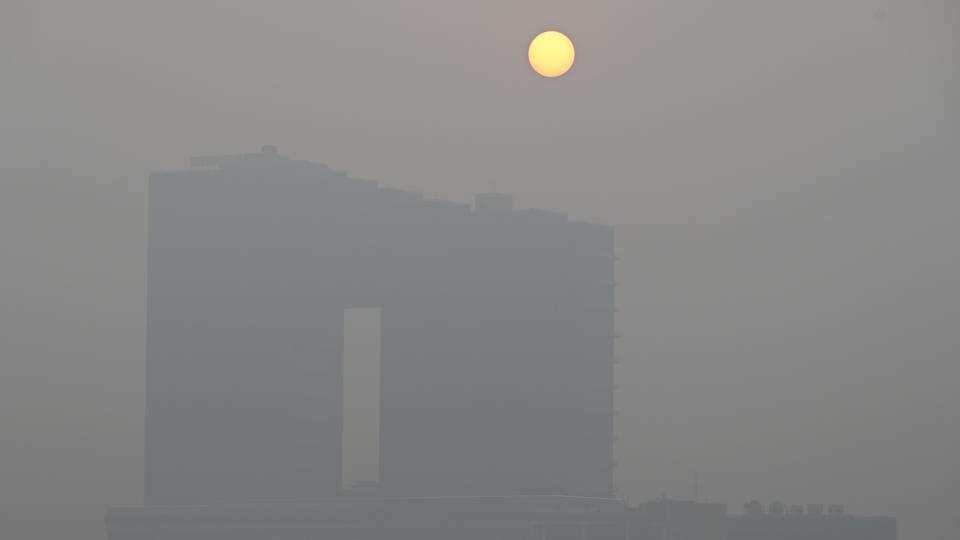
#> input picture sample images/A-smoggy-winter-evening-in-Delhi-NCR.jpg, 960 x 540 px
$ python -i enhance.py   (imports and definitions only)
#> lines starting #> are read from the running program, lines starting #| are printed output that depends on the picture
#> further down, picture is the input picture: shape (540, 960, 3); mean B, G, R 134.6, 135, 135.3
"""
Image clarity enhancement -- separate from scuff scoring/detection.

Runs on the *whole* output image (not just scuffed crops) so the final
photo genuinely looks better, not just annotated: mild denoise, local
contrast boost (CLAHE on the L channel in LAB space, avoids washing out
color), and an unsharp-mask sharpen. All three are intentionally gentle by
default -- this is a clarity pass, not an Instagram filter.
"""
import cv2
import numpy as np


def enhance_image(image_bgr, denoise_strength=3, clahe_clip=2.0, sharpen_strength=0.5):
    """
    image_bgr: full OpenCV BGR image (uint8).
    denoise_strength: 0 disables denoising. Higher = smoother but softer.
    clahe_clip: CLAHE clip limit; higher = more local contrast (can amplify
        noise if denoise_strength is 0).
    sharpen_strength: 0 disables sharpening. ~0.3-0.8 is a natural range;
        above ~1.2 starts looking artificially crunchy.
    """
#> called with denoise_strength = 3, clahe_clip = 2, sharpen_strength = 0.5
    out = image_bgr

    if denoise_strength > 0:
        # Use a faster, lighter denoising for general clarity if the image
        # is large, to avoid server timeouts. fastNlMeans is very slow.
        if max(out.shape[:2]) > 800:
            out = cv2.medianBlur(out, 3)
        else:
            out = cv2.fastNlMeansDenoisingColored(
                out, None, denoise_strength, denoise_strength, 7, 21
            )

    if clahe_clip > 0:
        lab = cv2.cvtColor(out, cv2.COLOR_BGR2LAB)
#> lab: shape (540, 960, 3); mean of channels 0, 1, 2 143.9, 128.1, 128.3
        l, a, b = cv2.split(lab)
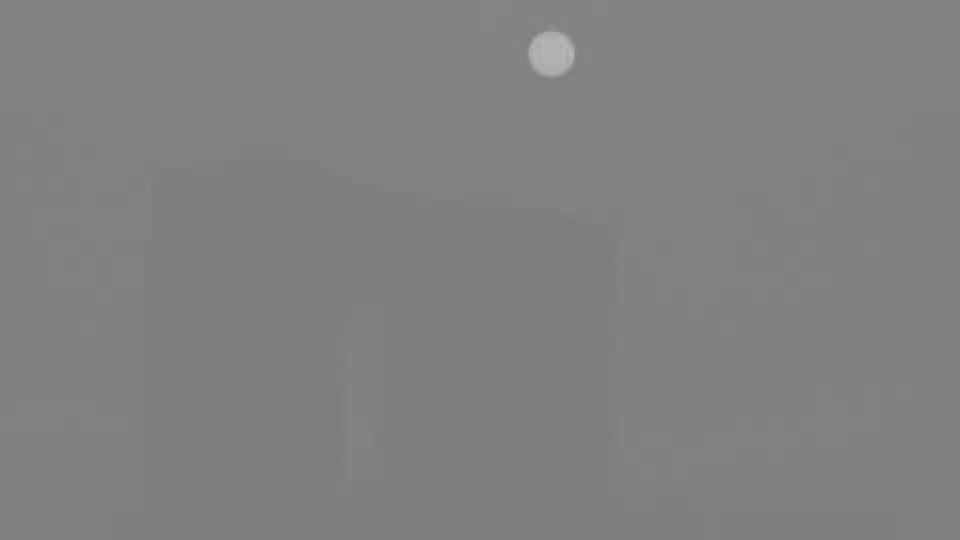
#> b: shape (540, 960); min 122, max 183, mean 128.3
        clahe = cv2.createCLAHE(clipLimit=clahe_clip, tileGridSize=(8, 8))
        l = clahe.apply(l)
        out = cv2.cvtColor(cv2.merge((l, a, b)), cv2.COLOR_LAB2BGR)

    if sharpen_strength > 0:
        blurred = cv2.GaussianBlur(out, (0, 0), sigmaX=3)
        out = cv2.addWeighted(
            out, 1 + sharpen_strength, blurred, -sharpen_strength, 0
        )

    return out


def enhance_crop(crop_bgr, **kwargs):
    """Same enhancement, scoped to just one crop -- useful if you want the
    scuffed-object regions extra crisp without paying the cost of running
    denoise/CLAHE over the full-resolution image."""
    if crop_bgr is None or crop_bgr.size == 0:
        return crop_bgr
    return enhance_image(crop_bgr, **kwargs)

>>> import cv2
>>> picture = cv2.imread('sample images/A-smoggy-winter-evening-in-Delhi-NCR.jpg')
>>> result = enhance_image(picture)

$ run again, on sample images/Air-pollutionDelhi-roads.png
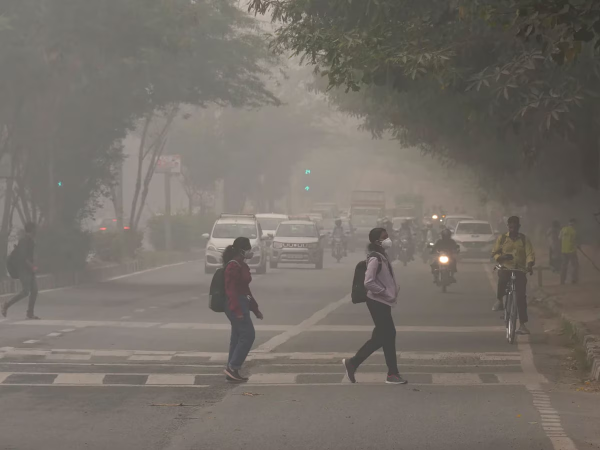
#> input picture sample images/Air-pollutionDelhi-roads.png, 1200 x 900 px (shown at 1/2 size)
#> picture is the input picture: shape (900, 1200, 3); mean B, G, R 104.8, 111.5, 117.7
#> lab: shape (900, 1200, 3); mean of channels 0, 1, 2 120.5, 129, 132.6
#> in enhance_image, `l = clahe.apply(l)`:
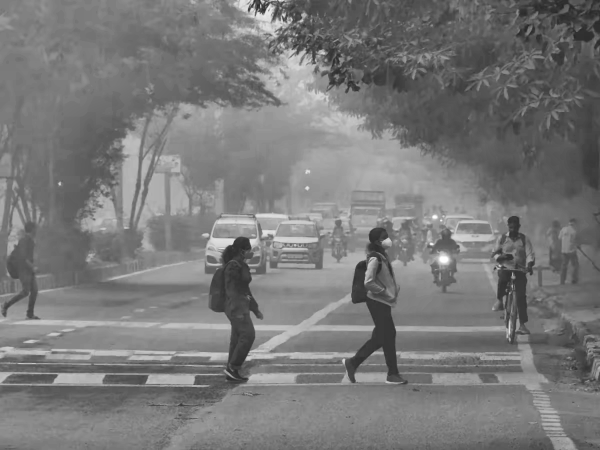
#> l: shape (900, 1200) (shown at 1/2 size); min 38, max 255, mean 120.9
#> in enhance_image, `out = cv2.cvtColor(cv2.merge((l, a, b)), cv2.COLOR_LAB2BGR)`:
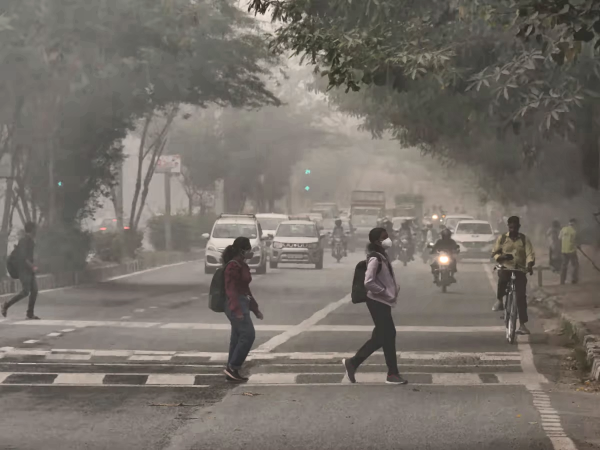
#> out: shape (900, 1200, 3) (shown at 1/2 size); mean B, G, R 105.5, 112.3, 118.3

$ run again, on sample images/smog.jpeg
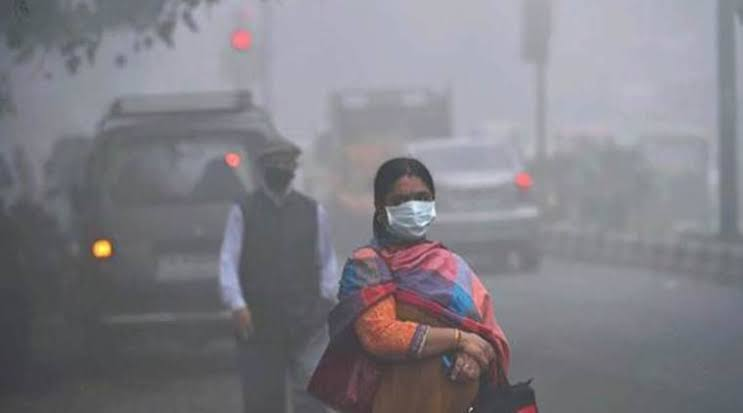
#> input picture sample images/smog.jpeg, 743 x 413 px
#> picture is the input picture: shape (413, 743, 3); mean B, G, R 133.8, 126.8, 128.6
#> lab: shape (413, 743, 3); mean of channels 0, 1, 2 135.4, 130.1, 124.7
#> in enhance_image, `l, a, b = cv2.split(lab)`:
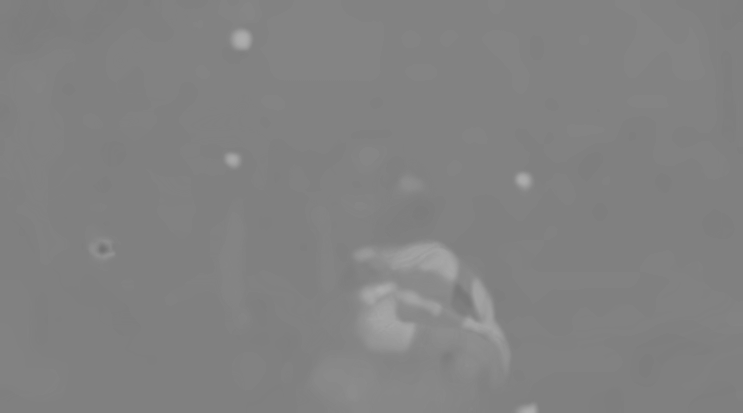
#> a: shape (413, 743); min 113, max 173, mean 130.1
#> in enhance_image, `blurred = cv2.GaussianBlur(out, (0, 0), sigmaX=3)`:
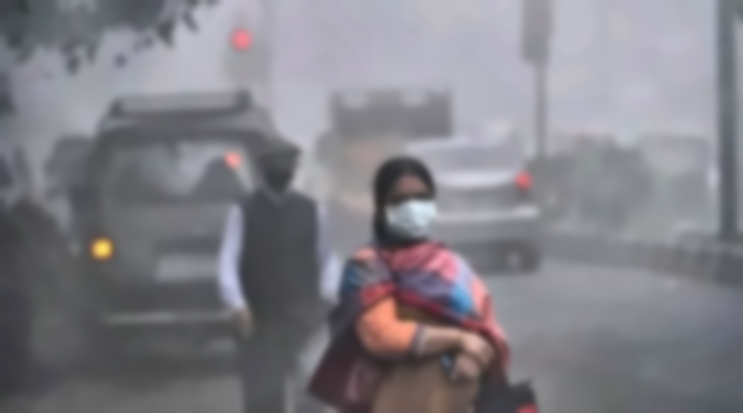
#> blurred: shape (413, 743, 3); mean B, G, R 134.8, 128, 129.6
